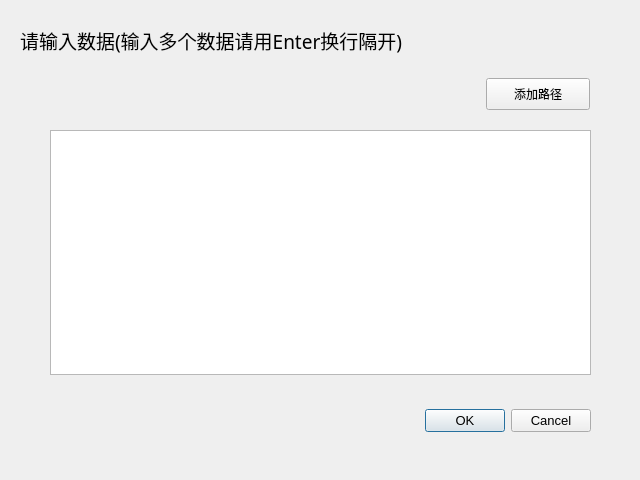
<?xml version="1.0" encoding="UTF-8"?>
<ui version="4.0">
 <class>dataInput</class>
 <widget class="QDialog" name="dataInput">
  <property name="geometry">
   <rect>
    <x>0</x>
    <y>0</y>
    <width>640</width>
    <height>480</height>
   </rect>
  </property>
  <property name="windowTitle">
   <string>Dialog</string>
  </property>
  <widget class="QLabel" name="titleLabel">
   <property name="geometry">
    <rect>
     <x>20</x>
     <y>10</y>
     <width>561</width>
     <height>61</height>
    </rect>
   </property>
   <property name="font">
    <font>
     <family>宋体</family>
     <pointsize>14</pointsize>
    </font>
   </property>
   <property name="text">
    <string>请输入数据(输入多个数据请用Enter换行隔开)</string>
   </property>
  </widget>
  <widget class="QPushButton" name="btnAddPath">
   <property name="geometry">
    <rect>
     <x>486</x>
     <y>78</y>
     <width>104</width>
     <height>32</height>
    </rect>
   </property>
   <property name="font">
    <font>
     <family>宋体</family>
    </font>
   </property>
   <property name="text">
    <string>添加路径</string>
   </property>
  </widget>
  <widget class="QWidget" name="verticalLayoutWidget">
   <property name="geometry">
    <rect>
     <x>50</x>
     <y>130</y>
     <width>541</width>
     <height>311</height>
    </rect>
   </property>
   <layout class="QVBoxLayout" name="verticalLayout">
    <item>
     <widget class="QTextEdit" name="textEdit">
      <property name="font">
       <font>
        <family>宋体</family>
        <pointsize>12</pointsize>
       </font>
      </property>
     </widget>
    </item>
    <item>
     <spacer name="horizontalSpacer">
      <property name="orientation">
       <enum>Qt::Horizontal</enum>
      </property>
      <property name="sizeHint" stdset="0">
       <size>
        <width>40</width>
        <height>20</height>
       </size>
      </property>
     </spacer>
    </item>
    <item>
     <widget class="QDialogButtonBox" name="btnBoxConfirm">
      <property name="minimumSize">
       <size>
        <width>0</width>
        <height>40</height>
       </size>
      </property>
      <property name="font">
       <font>
        <pointsize>10</pointsize>
       </font>
      </property>
      <property name="orientation">
       <enum>Qt::Horizontal</enum>
      </property>
      <property name="standardButtons">
       <set>QDialogButtonBox::Cancel|QDialogButtonBox::Ok</set>
      </property>
     </widget>
    </item>
   </layout>
  </widget>
 </widget>
 <resources/>
 <connections>
  <connection>
   <sender>btnBoxConfirm</sender>
   <signal>accepted()</signal>
   <receiver>dataInput</receiver>
   <slot>accept()</slot>
   <hints>
    <hint type="sourcelabel">
     <x>248</x>
     <y>254</y>
    </hint>
    <hint type="destinationlabel">
     <x>157</x>
     <y>274</y>
    </hint>
   </hints>
  </connection>
  <connection>
   <sender>btnBoxConfirm</sender>
   <signal>rejected()</signal>
   <receiver>dataInput</receiver>
   <slot>reject()</slot>
   <hints>
    <hint type="sourcelabel">
     <x>316</x>
     <y>260</y>
    </hint>
    <hint type="destinationlabel">
     <x>286</x>
     <y>274</y>
    </hint>
   </hints>
  </connection>
 </connections>
</ui>
